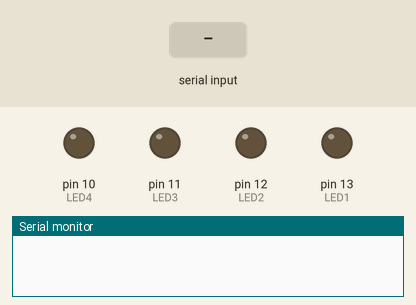
Simulated run of this sketch. Board: Arduino Uno, built with avr-gcc and run on an emulated ATmega328P. Shown: output pins drawn as LEDs (lit = HIGH), the last lines printed to the serial monitor. The inputs (shaded band) are chosen by the test bench.

Above: at 1.2 s.
1.3 s: "toggle0\n" received over Serial
At 2.5 s:
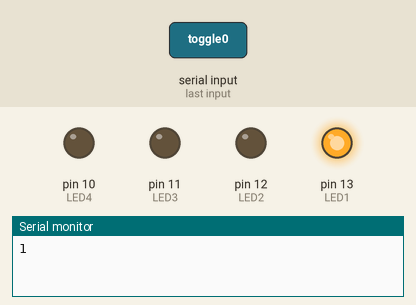
2.8 s: "toggle1\n" received over Serial
At 3.8 s:
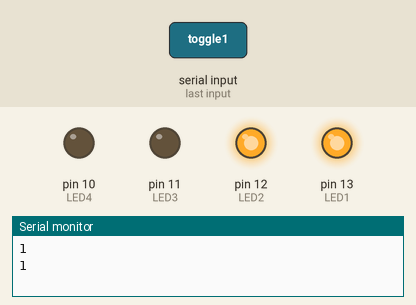
4.3 s: "toggle2\n" received over Serial
At 4.7 s:
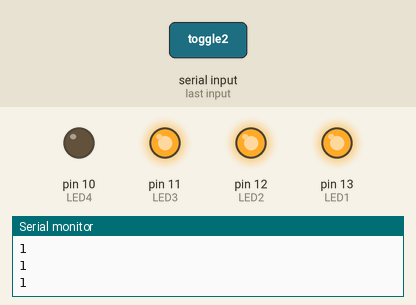
5.8 s: "toggle3\n" received over Serial
At 7.0 s:
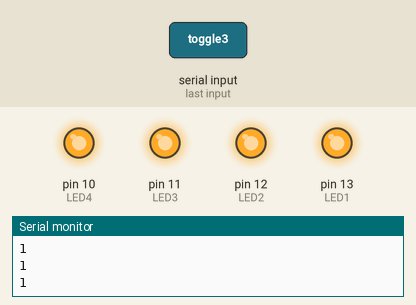
7.3 s: "toggle0\n" received over Serial
At 8.4 s:
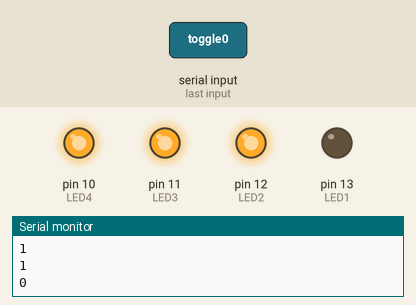
8.8 s: "reset\n" received over Serial
At 9.3 s:
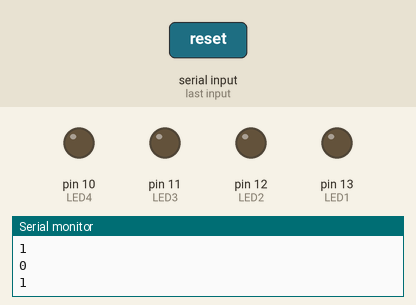
Timing chart, 0 to 11.3 s (numbered marks = the images above; inputs shaded):
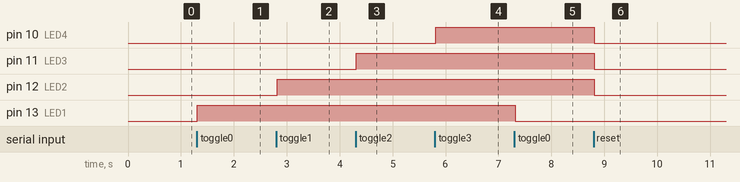

The sketch:

sketch.ino
```cpp
const int LED1 = 13;  const int LED2 = 12;  const int LED3 = 11;  const int LED4 = 10;
boolean stringComplete = false;
String inString;

void setup() {
  // put your setup code here, to run once:
  pinMode(LED1, OUTPUT);
  pinMode(LED2, OUTPUT);
  pinMode(LED3, OUTPUT);
  pinMode(LED4, OUTPUT);
  Serial.begin(9600);
  inString.reserve(100);
}
void loop() {
  // put your main code here, to run repeatedly:
  if (stringComplete) {
    if (inString.equals("toggle0"))       toggle_n_print_status(  LED1  );
    else if (inString.equals("toggle1"))  toggle_n_print_status(  LED2  );
    else if (inString.equals("toggle2"))  toggle_n_print_status(  LED3  );
    else if (inString.equals("toggle3"))  toggle_n_print_status(  LED4  );
    else if (inString.equals("reset")) {
      digitalWrite(LED1, LOW);
      digitalWrite(LED2, LOW);
      digitalWrite(LED3, LOW);
      digitalWrite(LED4, LOW);
      Serial.println("1");
    }else if( inString.equals("led-query") ){
      String output = ""
        + String( digitalRead( LED1 ) )
        + String( digitalRead( LED2 ) )
        + String( digitalRead( LED3 ) )
        + String( digitalRead( LED4 ) )
      ;
      Serial.println( output );
    }
    inString = "";
    stringComplete = false;
  }
  delay(10);
}
void toggle_n_print_status(int pin){
  int nStatus = !digitalRead(pin);
  digitalWrite(pin, nStatus );
  Serial.println( String( nStatus ) );
}
void serialEvent(){
  while(Serial.available()){
    char inChar = (char)Serial.read();
    if (inChar == '\r') continue;
    if(inChar == '\n'){
      stringComplete = true;
    } else {
      inString += inChar;
    }
  }
}
```

Measured:
- after the input at 1.3 s, pin 13 (LED1): LOW → HIGH at once
- after the input at 2.8 s, pin 12 (LED2): LOW → HIGH at once
- after the input at 4.3 s, pin 11 (LED3): LOW → HIGH at once
- after the input at 5.8 s, pin 10 (LED4): LOW → HIGH at once
- after the input at 7.3 s, pin 13 (LED1): HIGH → LOW at once
- after the input at 8.8 s, pin 10 (LED4), pin 11 (LED3), pin 12 (LED2): HIGH → LOW at once
